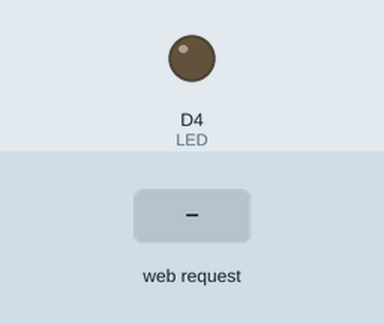
This sketch was run on a simulated ESP8266 (NodeMCU). Shown: output pins drawn as LEDs (lit = HIGH). The test bench sets the inputs (shaded band). WiFi joins after 1.5 s; servers stay silent unless stated; what the sketch prints to the serial monitor is not drawn.

Above: at 2.7 s.
2.8 s: HTTP request GET /motoron received
At 4.0 s:
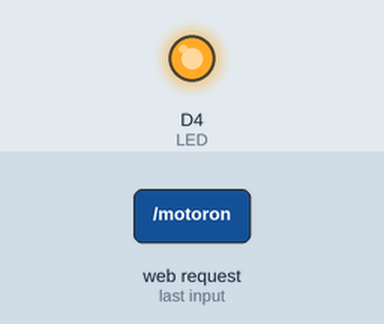
4.3 s: HTTP request GET /motoroff received
At 5.3 s:
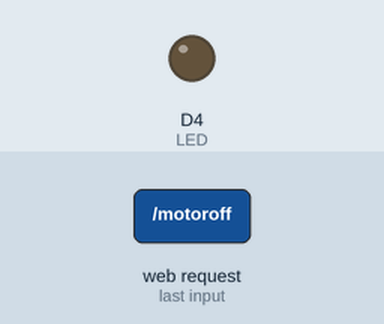
Timing chart, 0 to 7.3 s (numbered marks = the images above; inputs shaded):
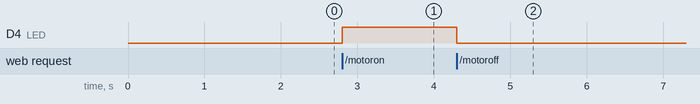

Measured:
- after the input at 2.8 s, D4 (LED): LOW → HIGH at once
- after the input at 4.3 s, D4 (LED): HIGH → LOW at once

The sketch:

motor_control.ino
```cpp
#include <ESP8266WiFi.h>
#define LED D4  // LED at GPIO4 D2

const char* ssid = "yourwifiusername";
const char* password = "yourwifipwd";
unsigned char status_led=0;

WiFiServer server(80);

void setup() {
Serial.begin(9600);
pinMode(LED, OUTPUT);
digitalWrite(LED, LOW);

// Connect to WiFi network
Serial.println();
Serial.println();
Serial.print("Connecting to");
Serial.println(ssid);

WiFi.begin(ssid, password);

while (WiFi.status() != WL_CONNECTED) {
delay(500);
Serial.print(".");
}
Serial.println("");
Serial.println("WiFi connected");

// Start the server
server.begin();
Serial.println("Server started at");
Serial.println(WiFi.localIP());

}

void loop() {

// Check if a client has connected
WiFiClient client = server.available();
if (!client) {
return;
}

// Wait until the client sends some data
Serial.println("new client");
while (! client.available())
{
delay (1);
}

// Read the first line of the request
String req = client.readStringUntil('\r');
Serial.println(req);
client.flush();

// Match the request

if (req.indexOf("/motoroff") != -1)  {
status_led=0;
digitalWrite(LED, LOW);
Serial.println("MOTOR OFF");
}
else if(req.indexOf("/motoron") != -1)
{
status_led=1;
digitalWrite(LED,HIGH);
Serial.println("MOTOR ON");
}


// Return the response
client.println("HTTP/1.1 200 OK");
client.println("Content-Type: text/html");
client.println("Connection: close");
client.println("");

client.println("<!DOCTYPE HTML>");
client.println("<HTML>");
client.println("<body bgcolor='#32CD32'>");
client.println("<center><H1 color=#008CBA> Water Pump Control </H1> </center>");
client.println("<br />");

client.println("<a href=\"/motoron\"\"> <center><button style='FONT-SIZE: 50px; HEIGHT: 200px; WIDTH: 300px; 126px; Z-INDEX: 0; TOP: 200px; BACKGROUND-COLOR: #008CBA; border-radius: 12px; box-shadow: 0 8px 16px 0 rgba(0,0,0,0.2), 0 6px 20px 0 rgba(0,0,0,0.19);'> MOTOR ON </button></center> </a><br><br>");
client.println("<a href=\"/motoroff\"\"> <center><button style='FONT-SIZE: 50px; HEIGHT: 200px; WIDTH: 300px; 126px; Z-INDEX: 0; TOP: 200px; BACKGROUND-COLOR: #008CBA; border-radius: 12px; box-shadow: 0 8px 16px 0 rgba(0,0,0,0.2), 0 6px 20px 0 rgba(0,0,0,0.19);'> MOTOR OFF </button> </center></a>");

client.println("</body>");
client.println("</html>");

delay(1);
Serial.println("Client disconnected");
Serial.println("");

}
```
